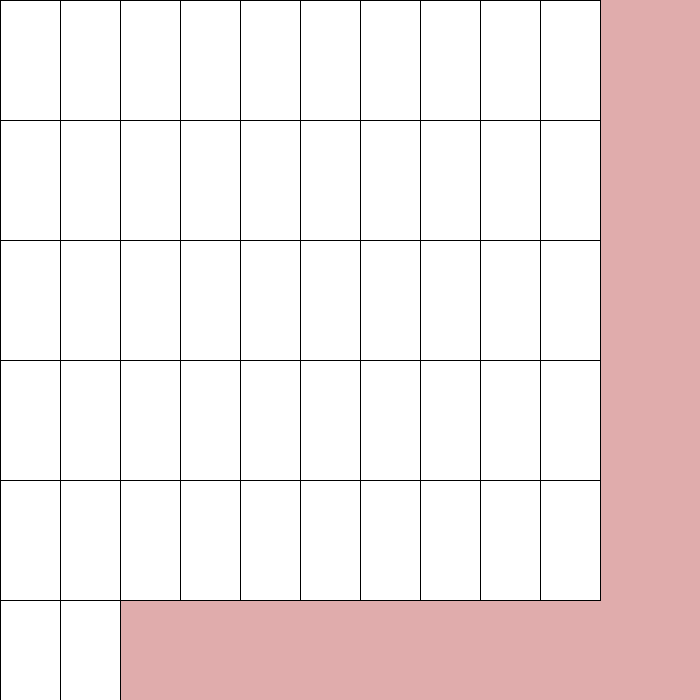
Frame 1 (no input)
Frame 60 (the mouse pressed at the canvas centre just before this capture): identical to frame 1, image omitted
Frame 120 (the mouse held since frame 60 and released just before this capture): identical to frame 1, image omitted

The Processing sketch that drew this single still picture (run headless with seeded random() and noise(); from frame 60 on, the mouse is pressed at the canvas centre):

// Processing sketch: week03_2_52_cards
// ── week03_2_52_cards.pde
void setup(){
  size(700,700);
}
void draw(){
  background(#E0ACAC);
  for(int i=0; i<52; i++){ //迴圈
    int x = (i%10)*60; //除法10餘數，個位數
    int y = int(i/10)*120; //十位數
    rect(x,y,60,120);
  }
}
